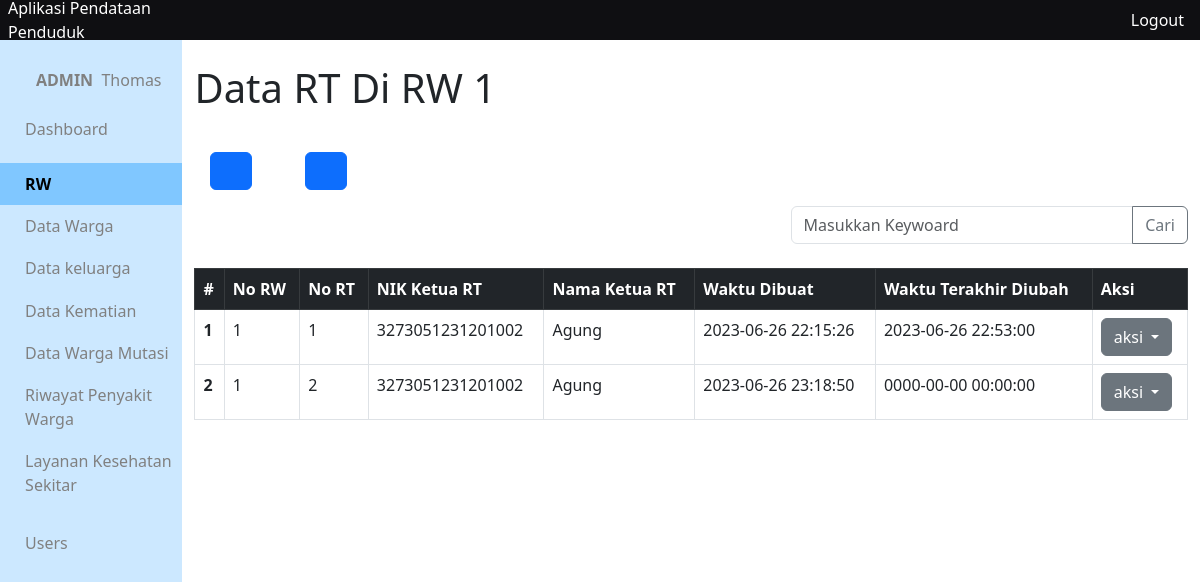
The page /app/views/rt/ (signed in) on the database its author committed.
### tables this page shows
CREATE TABLE `rt` (
  `id_rt` int(1) NOT NULL,
  `no_rt` int(10) NOT NULL,
  `no_rw` int(10) DEFAULT NULL,
  `nik_ketua_rt` varchar(16) DEFAULT NULL,
  `created_at` timestamp NOT NULL DEFAULT current_timestamp(),
  `updated_at` timestamp NOT NULL DEFAULT current_timestamp()
);

CREATE TABLE `warga` (
  `nik_warga` varchar(16) NOT NULL,
  `no_kk` varchar(16) DEFAULT NULL,
  `status_kk` varchar(50) DEFAULT NULL,
  `nama_warga` varchar(300) DEFAULT NULL,
  `tempat_lahir` varchar(300) DEFAULT NULL,
  `tanggal_lahir` date DEFAULT NULL,
  `alamat_ktp` varchar(300) DEFAULT NULL,
  `alamat_tinggal` varchar(300) DEFAULT NULL,
  `no_rt` int(10) DEFAULT NULL,
  `no_rw` int(10) DEFAULT NULL,
  `agama` varchar(50) DEFAULT NULL,
  `pendidikan_terakhir` varchar(20) DEFAULT NULL,
  `pekerjaan` varchar(200) DEFAULT NULL,
  `jenis_kelamin` char(1) DEFAULT NULL,
  `status_perkawinan` varchar(15) DEFAULT NULL,
  `status_warga` varchar(10) DEFAULT NULL,
  `status_kehidupan` varchar(10) DEFAULT NULL,
  `kewarganegaraan` varchar(10) DEFAULT NULL,
  `gol_darah` char(2) DEFAULT NULL,
  `kontak` varchar(15) DEFAULT NULL,
  `id_adder` int(10) DEFAULT NULL,
  `id_updater` int(10) DEFAULT NULL,
  `created_at` timestamp NULL DEFAULT current_timestamp(),
  `updated_at` timestamp NULL DEFAULT current_timestamp()
);

### app/functions/rt/function-crud.php (called while the page is built, shortened)
<?php
require_once __DIR__."/../main-function.php";
function getRtInRw($rw){
	$query = "SELECT * FROM rt WHERE no_rw = '$rw'";
	return query($query);
}
?>

### app/functions/main-function.php (called while the page is built, shortened)
<?php
$conn = mysqli_connect("localhost", "root", '', "data_penduduk");
function query($query)
{
	global $conn;
	$result = mysqli_query($conn, $query);
	$rows = [];
		while( $row = mysqli_fetch_assoc($result) ) {
			$rows[] = $row;
		}
	return $rows;
}

### app/functions/warga/function-crud.php (called while the page is built, shortened)
<?php
require_once __DIR__."/../main-function.php";
function cariWargaNIK($nik){
	$query = "SELECT * FROM warga WHERE nik_warga = '$nik' ";
	return query($query);
}
?>

### app/views/rt/index.php (the view, shortened to what this page needs)
<?php include_once '../layouts/header.php' ?>
<?php include_once '../layouts/side-bar.php' ?>
<?php include_once '../../functions/rt/function-crud.php' ?>
<?php include_once '../../functions/rw/function-crud.php' ?>
<?php include_once '../../functions/warga/function-crud.php' ?>
<?php
if (isset($_GET['rw'])) {
	$rw = $_GET['rw'];
	$_SESSION['query-rw'] = $_GET['rw'];
}else if(isset($_SESSION['query-rw'])){
	$rw = $_SESSION['query-rw'];
}else{
	$rw = 1;
}
$rt = getRtInRw($rw);
?>
<div class="container">
	<h1 class="my-4">Data RT Di RW <?= $rw ?></h1>
<div class="menu-crud-wrapper mt-4">
	<div class="menu-crud flex-column">
		<div class="menu-crud-item p-3">
			<a href="tambah.php?rw=<?= $rw ?>" class="btn btn-primary" role="button">
			</a>
			<a href="index.php" class="btn btn-primary ms-5" role="button">
			</a>
		</div>
	</div>
</div>
<?php include_once '../layouts/form-cari.php'?>
<table class="table table-hover table-bordered mt-2">
	<thead>
	    <tr class="table-dark">
	      <th scope="col">#</th>
	      <th scope="col">No RW</th>
	      <th scope="col">No RT</th>
	      <th scope="col">NIK Ketua RT</th>
	      <th scope="col">Nama Ketua RT</th>
	      <th scope="col">Waktu Dibuat</th>
	      <th scope="col">Waktu Terakhir Diubah</th>
	      <th scope="col">Aksi</th>
	    </tr>
	  </thead>
 	<tbody>
 	<?php $no =1; ?>
 	<?php foreach ($rt as $r) : ?>
 		<tr>
	      <th scope="row"><?= $no++; ?></th>
	      <td><?= $r['no_rw']  ?></td>
	      <td><?= $r['no_rt']  ?></td>
	      <?php if (empty($r['nik_ketua_rt'])) : ?>
	      <td colspan="2">
	      	  <div class="badge bg-danger text-wrap mb-3">Warning !</div>
	      	  NIK Ketua RT Belum Ditambahkan
	      </td>
	      <?php else : ?>
	      <td><?= $r['nik_ketua_rt']  ?></td>
	      <td><?= cariWargaNIK($r['nik_ketua_rt'])[0]['nama_warga'] ?></td>
	  	  <?php endif; ?>
	      <td><?= $r['created_at']  ?></td>
	      <td><?= $r['updated_at']  ?></td>
	      <td>
	      	<div class="dropdown">
			  <button class="btn btn-secondary dropdown-toggle" type="button" data-bs-toggle="dropdown" aria-expanded="false">
			    aksi
			  </button>
			</div>
	      </td>
	    </tr>
	<?php endforeach; ?>
 	</tbody>
</div>
<?php include_once '../layouts/footer.php' ?>

### app/css/colors.css (style rules this page uses)
:root { --pink: #ecc6b3; --docks: #42506B; --haze: #C6CEFF; --fairy: #45E3FF; --rang1: #CCE8FF; --rang2: #B3DDFF; --rang3: #99D2FF; --rang4: #80C7FF; }

### app/css/style.css (style rules this page uses)
* { margin: 0; padding: 0; }
body { width: 100vw; height: 100vh; }

### rows shown on the page
rt: no_rw "1", no_rt "1", nik_ketua_rt "3273051231201002", nik_ketua_rt.nama_warga "Agung", created_at "2023-06-26 22:15:26", updated_at "2023-06-26 22:53:00"
rt: no_rw "1", no_rt "2", nik_ketua_rt "3273051231201002", nik_ketua_rt.nama_warga "Agung", created_at "2023-06-26 23:18:50", updated_at "0000-00-00 00:00:00"

### other values the page prints
$_SESSION['level'] "ADMIN"
$_SESSION['nama'] "Thomas"
$rw "1"
